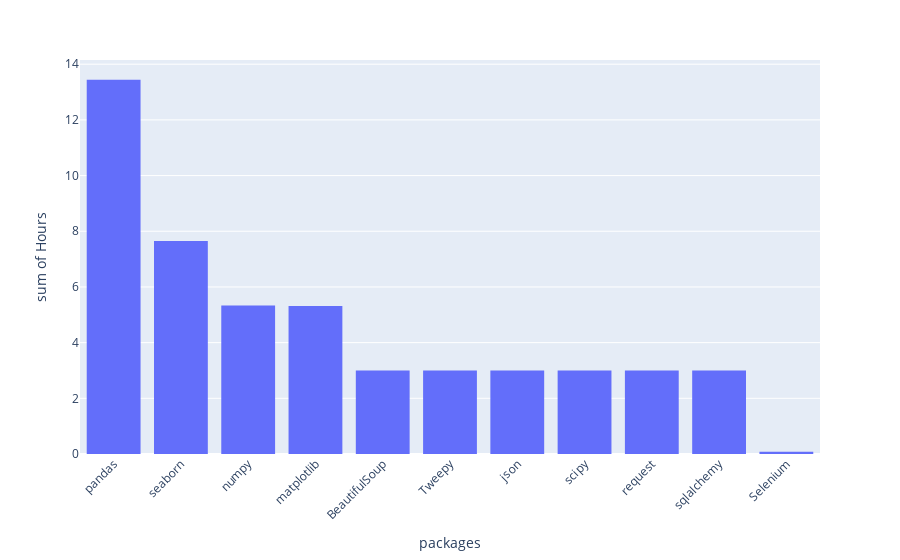

Notebook code for this chart:
### Code cell
fig = px.histogram(package_count, x="packages", y="Hours").update_xaxes(categoryorder="total descending", tickangle=-45)
fig.show("")

### Figure 1 — Plotly figure (JSON) as saved in the notebook; plotly's stock layout.template omitted (floating-point values rounded to 4 significant figures)
{"data": [{"alignmentgroup": "True", "bingroup": "x", "histfunc": "sum", "hovertemplate": "packages=%{x}<br>sum of Hours=%{y}<extra></extra>", "legendgroup": "", "marker": {"color": "#636efa", "pattern": {"shape": ""}}, "name": "", "offsetgroup": "", "orientation": "v", "showlegend": false, "type": "histogram", "x": ["BeautifulSoup", "pandas", "pandas", "numpy", "seaborn", "numpy", "matplotlib", "matplotlib", "pandas", "Selenium", "pandas", "matplotlib", "pandas", "Tweepy", "pandas", "pandas", "pandas", "pandas", "json", "scipy", "seaborn", "seaborn", "seaborn", "request", "sqlalchemy"], "xaxis": "x", "y": [3, 0.3333, 0.4983, 3, 4, 2.337, 0.1683, 1.143, 0.9817, 0.08333, 0.9817, 4, 4, 3, 3, 2.337, 0.1683, 1.143, 3, 3, 2.337, 0.1683, 1.143, 3, 3], "yaxis": "y"}], "layout": {"barmode": "relative", "legend": {"tracegroupgap": 0}, "margin": {"t": 60}, "xaxis": {"anchor": "y", "categoryorder": "total descending", "domain": [0, 1], "tickangle": -45, "title": {"text": "packages"}}, "yaxis": {"anchor": "x", "domain": [0, 1], "title": {"text": "sum of Hours"}}}}
